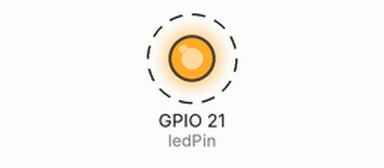
A program run on a simulated Raspberry Pi (BCM pin numbers). Parts: output pins drawn as LEDs (lit = HIGH). Dashed ring = blinking.

Above: at 0.2 s.
Timing chart, 0 to 3.0 s (numbered marks = the images above):
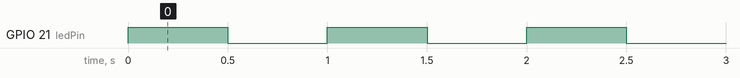

Measured:
- by itself, GPIO 21 (ledPin): alternates HIGH for 0.50 s and LOW for 0.50 s

The program:

light_an_led_periodically.py
```python
import RPi.GPIO as GPIO
import time

ledPin = 21
GPIO.setmode(GPIO.BCM)

GPIO.setup(ledPin, GPIO.OUT)
ledState = GPIO.LOW
GPIO.output(ledPin, ledState)

try:
    while True:
        ledState = not ledState
        GPIO.output(ledPin, ledState)
        time.sleep(0.5)
except KeyboardInterrupt:
    GPIO.cleanup()
```
